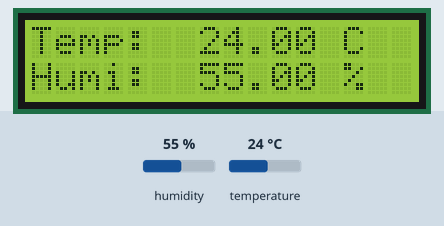
Simulated run of this sketch. Board: Arduino Uno, built with avr-gcc and run on an emulated ATmega328P. Parts: 16×2 character LCD. Inputs (shaded band) come from the test bench; at power-on: humidity 55 %, temperature 24 °C. What the sketch prints to the serial monitor is not drawn.

Above: at 1.2 s.
1.3 s: humidity set to 22 %
At 3.3 s:
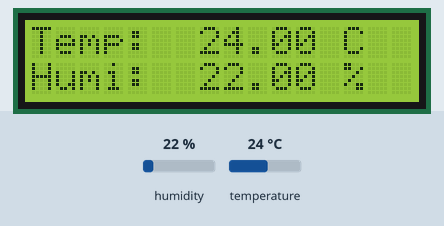
4.0 s: temperature set to 12 °C
At 5.3 s:
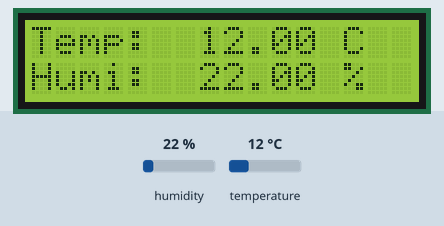
6.7 s: humidity set to 40 %
At 9.4 s:
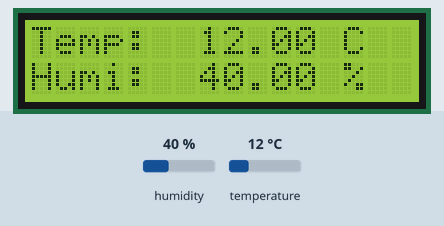
9.7 s: temperature set to 19 °C
At 11.4 s:
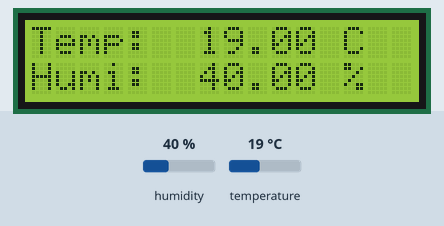
Timing chart, 0 to 12.9 s (numbered marks = the images above; inputs shaded):
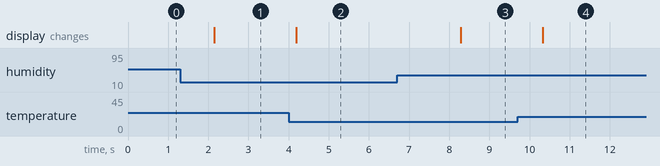

The sketch:

DHTtester.ino
```cpp
#include "DHT.h"
#include <Wire.h>
#include <LiquidCrystal_I2C.h>
LiquidCrystal_I2C lcd(0x27, 16, 2);
#define DHTPIN 2

#define DHTTYPE DHT11


// Connect pin 1 (on the left) of the sensor to +5V
// Connect pin 2 of the sensor to whatever your DHTPIN is
// Connect pin 4 (on the right) of the sensor to GROUND
// Connect a 10K resistor from pin 2 (data) to pin 1 (power) of the sensor

DHT dht(DHTPIN, DHTTYPE);

void setup()
{
    Serial.begin(9600);
    Serial.println("DHTxx test!");
    lcd.init();
    lcd.backlight();

    dht.begin();
}

void loop()
{

   float h = dht.readHumidity();
   float t = dht.readTemperature();


   if (isnan(t) || isnan(h)) {
       Serial.println("Failed to read from DHT");
   } else {
       Serial.print("Humidity: ");
       Serial.print(h);
       Serial.print(" %\t");
       Serial.print("Temperature: ");
       Serial.print(t);
       Serial.println(" *C");
       lcd.setCursor (0, 0);
       lcd.print ("Temp: ");
       lcd.setCursor (7,0);
       lcd.print (t);
       lcd.setCursor (13, 0);
       lcd.print ("C");
       lcd.setCursor (0,1);
       lcd.print ("Humi: ");
       lcd.setCursor (7,1);
       lcd.print (h);
       lcd.setCursor (13, 1);
       lcd.print ("%");
   }

}
```

Measured:
- after the input at 1.3 s, the display: changes after 0.85 s (image 1)
- after the input at 4.0 s, the display: changes after 0.19 s (image 2)
- after the input at 6.7 s, the display: changes after 1.6 s (image 3)
- after the input at 9.7 s, the display: changes after 0.63 s (image 4)
